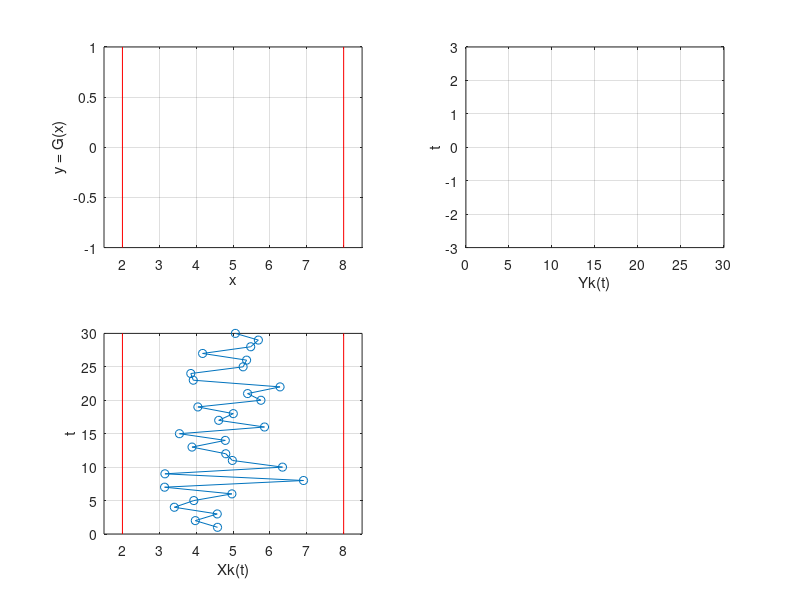

Write the MATLAB code that produced this figure.
%x =[-0.4210 -1.0230 -0.4290 -1.5930 -1.0640 -0.0310 -1.8570 1.9110 -1.8480 1.3410 -0.0190 -0.1970 -1.1130 -0.2100 -1.4540 0.8530 -0.3890 0.0070 -0.9540 0.7560 0.3940 1.2750 -1.0790 -1.1460 0.2730 0.3670 -0.8260 0.4790 0.6870 0.0640];

% Task №1

clc; clear all; close all;

m = input('Enter mathematic expaction: ');
sigm = 1;
T = [1:30];

Xmin = m - 3*sigm;
Xmax = m + 3*sigm;

xA1 = [-3 -2]; 
xA2 = [-2 0]; 
xA3 = [0 1]; 
XA = [xA1, xA2, xA3]; 

yA1 = -(xA1 + 2); 
yA2 = 0 .* xA2; 
yA3 = -xA3; 
YA = [yA1, yA2, yA3]; 


xRandom =[-0.4210 -1.0230 -0.4290 -1.5930 -1.0640 -0.0310 -1.8570 1.9110 -1.8480 1.3410 -0.0190 -0.1970 -1.1130 -0.2100 -1.4540 0.8530 -0.3890 0.0070 -0.9540 0.7560 0.3940 1.2750 -1.0790 -1.1460 0.2730 0.3670 -0.8260 0.4790 0.6870 0.0640];
xInput = xRandom * sigm + m;

yOutput = [];
for i = 1:length(xInput)
    x = xInput(i);
    if x < -2
    	y = -(x + 2);
    elseif x >= -2 && x<= 0;
		y = 0 .* x;
	else
		y = -x;
    end
    yOutput = [yOutput y];
end



maxXaxis = m + 3;
minXaxis = m - 3;

subplot(2,2,1);
plot(XA, YA, 'g', 'LineWidth', 2);
axis([Xmin - 0.5 , Xmax + 0.5, -1, 1]);
xlabel('x');
ylabel('y = G(x)');
grid on;
hold on;
plot([Xmax Xmax], [-1 1], 'r');
plot([Xmin Xmin], [-1 1], 'r');

subplot(2,2,3);
plot(xInput, T, '-o');
axis([minXaxis - 0.5, maxXaxis + 0.5, 0, 30]);
xlabel('Xk(t)');
ylabel('t');
grid on;
hold on;
plot([Xmax Xmax], [0 30], 'r');
plot([Xmin Xmin], [0 30], 'r');

subplot(2,2,2);
plot(T, yOutput, '-o');
axis([0, 30, -3, 3]);
xlabel('Yk(t)');
ylabel('t');
grid on;

